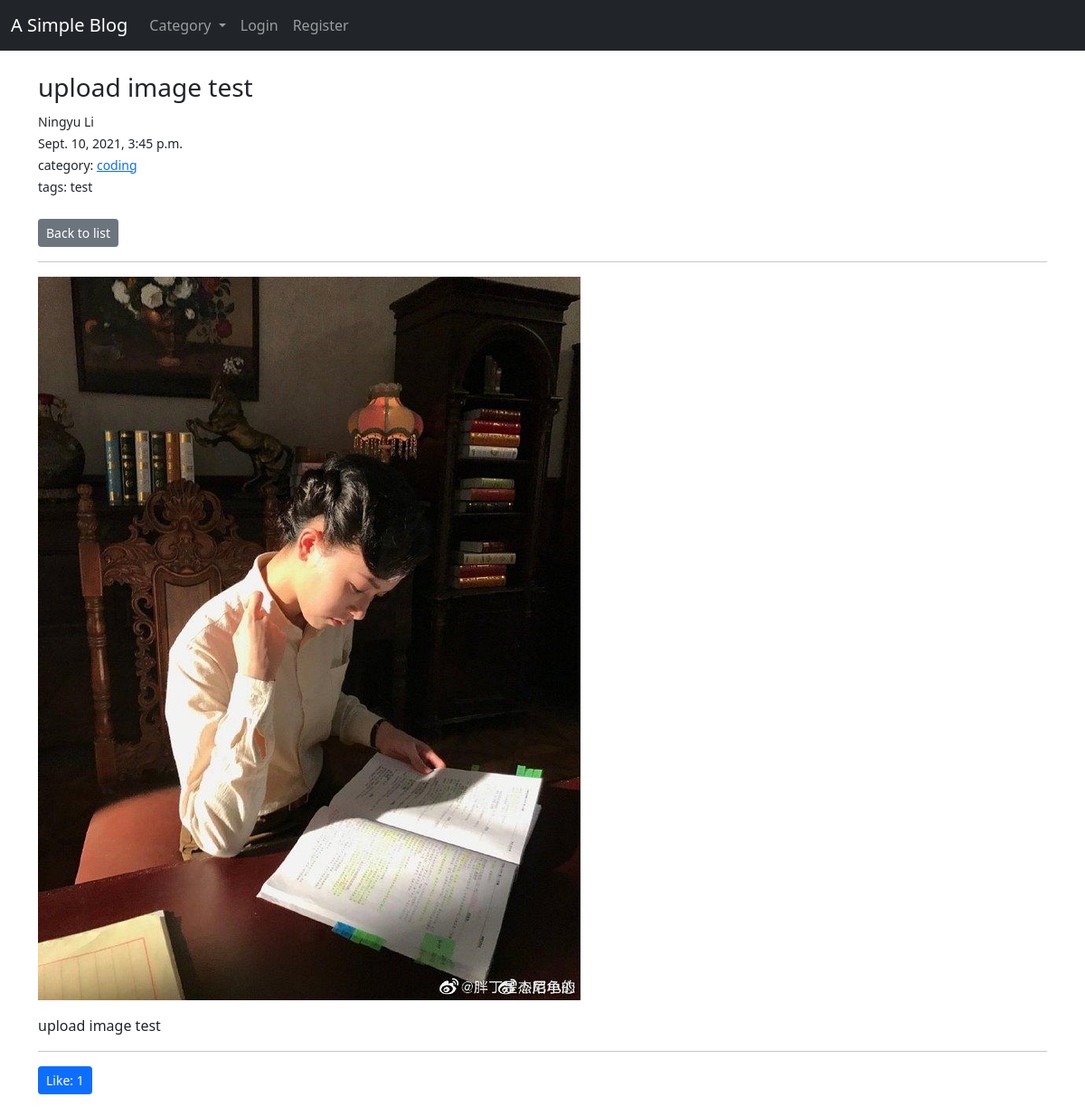
The app's page /article/35/ with its own data.
### myBlog/models.py (models this page shows, shortened)
class Post(models.Model):
    title = models.CharField(max_length=255)
    author = models.ForeignKey(User, on_delete=CASCADE, null=False)
    tag = models.CharField(max_length=255)
    category = models.CharField(max_length=50, default="coding")
    body = RichTextField(blank=True, null=True)
    image = models.ImageField(null=True, blank=True, upload_to='images/')
    post_time = models.DateTimeField(auto_now_add=True)
    likes = models.ManyToManyField(User, related_name="like_list")
    class Meta:
        ordering = ['-post_time']
    def total_likes(self):
        return self.likes.count()

### myBlog/views.py (the view)
# urls.py: path('article/<int:pk>/', views.ArticleDetailView.as_view(),
class ArticleDetailView(generic.DetailView):
    model = Post
    template_name = 'myBlog/article_detail.html'
    def get_context_data(self, **kwargs):
        post = get_object_or_404(Post, pk=self.kwargs['pk'])
        liked = False
        if post.likes.filter(pk=self.request.user.id):
            liked = True
        context = super().get_context_data(**kwargs)
        context['liked'] = liked
        return context

### myBlog/context_processors.py (called while the page is built)
def get_category_list(request):
    category_list = Category.objects.all()
    return {
        'category_list': category_list,
    }

### myBlog/models.py (called while the page is built)
    def __str__(self):
        return self.name

### myBlog/templates/myBlog/article_detail.html (shortened to what this page needs)
{% extends 'base.html' %}
{% load static %}
 {% block body %}
<br>
<h3>{{ post.title }}</h3>
<small>{{ post.author.first_name }} {{ post.author.last_name }}</small>
<br />
<small>{{ post.post_time }}</small>
<br />
<small>category: <a href="{% url 'category_posts' post.category %}">{{ post.category }}</a></small>
<br />
<small>tags: {{ post.tag }}</small>
<br>
<br>
<a href="{% url 'home' %}" class="btn btn-secondary btn-sm">Back to list</a>
<hr>
{% if post.image %}
<img src="{{ post.image.url }}" alt="Post's image">
{% endif %}
<p>{{ post.body|safe }}</p>
<hr>
<form action="{% url 'like' post.pk %}" method="POST">
	<button class="{% if liked %} btn btn-danger btn-sm {% endif %} btn btn-primary btn-sm">Like:
		{{ post.total_likes }}</button>
</form>
<br>
{% endblock %}

### records on screen
Post: title "upload image test", author.first_name "Ningyu", author.last_name "Li", post_time "Sept. 10, 2021, 3:45 p.m.", category "coding", tag "test", image (picture), body "upload image test", total_likes "1"
